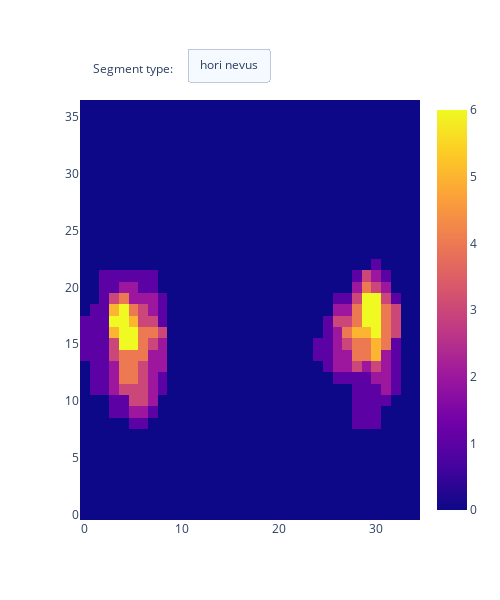

Source (notebook cell):
### Code cell
import plotly.express as px
import plotly.graph_objects as go 

import pickle
with open(f'results/current_face_heatmaps.pkl', 'rb') as f:
    face_heatmaps = pickle.load(f)

fig = go.Figure()

buttons = [] 
visible_list = [False] * (len(face_heatmaps.keys()) + 1)


for idx, (label, heatmap_data) in enumerate(face_heatmaps.items()):
    fig.add_trace(go.Heatmap(z=face_heatmaps[label][::-1]))

current_visible_list = visible_list.copy()
current_visible_list[0] = True
current_visible_list[idx+1] = True
button = dict(
    method='update',
    label=label, 
    args=[{'visible': current_visible_list}]
)
buttons.append(button)

fig.update_layout(
    updatemenus=[
        dict(
            type = "buttons",
            direction = "left",
            buttons=buttons[::-1],
            pad={"l":70, "t": -10},
            showactive=True,
            x=0.11,
            xanchor="left",
            y=1.1,
            yanchor="top"
        ),
        
    ], 
    width=500,
    height=600
)

# Add annotation
fig.update_layout(
    annotations=[
        dict(text="Segment type:", showarrow=False,
                            x=5, y=1.10, yref="paper", align="left")
    ]
)

fig.show()

### Figure 1 — Plotly figure (JSON) as saved in the notebook; plotly's stock layout.template omitted (floating-point values rounded to 4 significant figures; data arrays with more than 128 entries replaced by an {"elided": "..."} marker saying what was removed)
{"data": [{"type": "heatmap", "z": {"elided": "37x35 int values"}}], "layout": {"annotations": [{"align": "left", "showarrow": false, "text": "Segment type:", "x": 5, "y": 1.1, "yref": "paper"}], "height": 600, "updatemenus": [{"buttons": [{"args": [{"visible": [true, true]}], "label": "hori nevus", "method": "update"}], "direction": "left", "pad": {"l": 70, "t": -10}, "showactive": true, "type": "buttons", "x": 0.11, "xanchor": "left", "y": 1.1, "yanchor": "top"}], "width": 500}}
